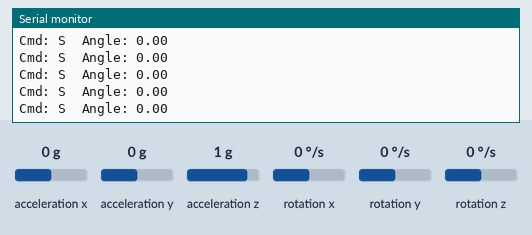
The sketch below on a simulated ESP32. Parts: the last lines printed to the serial monitor. Inputs (shaded band) come from the test bench; at power-on: acceleration x 0 g, acceleration y 0 g, acceleration z 1 g, rotation x 0 °/s, rotation y 0 °/s, rotation z 0 °/s.

Above: at 4.2 s.
4.3 s: acceleration x set to -1.4 g
At 5.0 s:
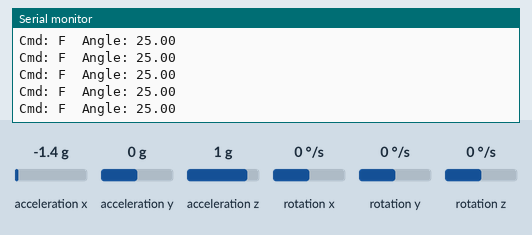
6.2 s: acceleration x set to 0.8 g
At 7.0 s:
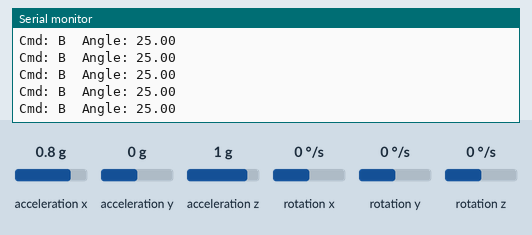
8.1 s: acceleration y set to -1.4 g
At 8.7 s:
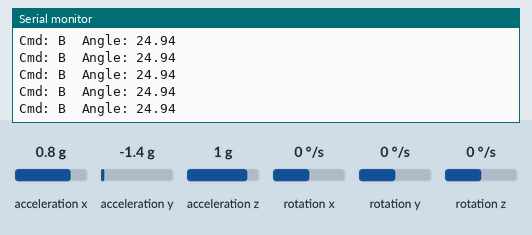
9.6 s: acceleration x set to 0 g
At 10.5 s:
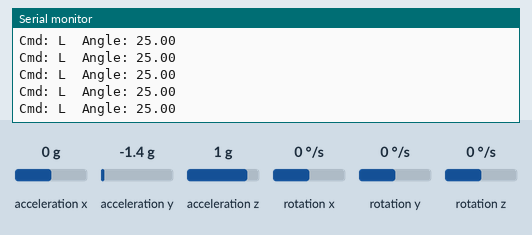
11.5 s: acceleration y set to 0.8 g
At 12.2 s:
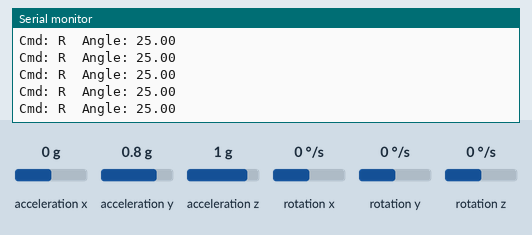

The sketch:

gesture_controller.ino
```cpp
#include <WiFi.h>
#include <esp_now.h>
#include <Wire.h>
#include <MPU6050_tockn.h>

MPU6050 mpu6050(Wire);

typedef struct {
  char cmd;
  float angle;
} ControlPacket;

ControlPacket data;

uint8_t receiverMAC[] = {};  //need to fill this

void setup() {
  Serial.begin(115200);
  Wire.begin();

  mpu6050.begin();
  mpu6050.calcGyroOffsets(true);

  WiFi.mode(WIFI_STA);

  if (esp_now_init() != ESP_OK) {
    Serial.println("ESP-NOW init failed");
    return;
  }

  esp_now_peer_info_t peerInfo = {};
  memcpy(peerInfo.peer_addr, receiverMAC, 6);
  peerInfo.channel = 0;
  peerInfo.encrypt = false;

  esp_now_add_peer(&peerInfo);
}

void loop() {
  mpu6050.update();

  float angleX = mpu6050.getAngleX();
  float angleY = mpu6050.getAngleY();

  data.cmd = 'S';
  data.angle = 0;


  if (angleY > 5) {
    data.cmd = 'F';
    data.angle = angleY;
  }
  else if (angleY < -5) {
    data.cmd = 'B';
    data.angle = -angleY;
  }

  else if (angleX > 5) {
    data.cmd = 'R';
    data.angle = angleX;
  }
  else if (angleX < -5) {
    data.cmd = 'L';
    data.angle = -angleX;
  }

  data.angle = constrain(data.angle, 0, 25);

  esp_now_send(receiverMAC, (uint8_t*)&data, sizeof(data));

  Serial.print("Cmd: ");
  Serial.print(data.cmd);
  Serial.print("  Angle: ");
  Serial.println(data.angle);

  delay(20);
}
```

controller.cpp
```cpp
#include <WiFi.h>
#include <esp_now.h>
#include <Wire.h>
#include <MPU6050_tockn.h>

MPU6050 mpu6050(Wire);

typedef struct {
  float x;
  float y;
} ControlPacket;

ControlPacket data;

uint8_t receiverMAC[] = {0x84, 0x1F, 0xE8, 0x24, 0x9D, 0xB8};

void setup() {
  Serial.begin(115200);
  Wire.begin();

  mpu6050.begin();
  mpu6050.calcGyroOffsets(true);

  WiFi.mode(WIFI_STA);

  if (esp_now_init() != ESP_OK) {
    Serial.println("ESP-NOW init failed");
    return;
  }

  esp_now_peer_info_t peerInfo = {};
  memcpy(peerInfo.peer_addr, receiverMAC, 6);
  peerInfo.channel = 0;
  peerInfo.encrypt = false;

  esp_now_add_peer(&peerInfo);
}

void loop() {
  mpu6050.update();

  float angleX = mpu6050.getAngleX();
  float angleY = mpu6050.getAngleY();

  data.x = angleX;
  data.y = angleY;

  esp_now_send(receiverMAC, (uint8_t*)&data, sizeof(data));

  Serial.print("X: ");
  Serial.print(data.x);
  Serial.print("  Y: ");
  Serial.println(data.y);

  delay(20);
}
```

Measured:
- after the input at 4.3 s, the serial monitor: prints a new line at once (image 1)
- after the input at 6.2 s, the serial monitor: prints a new line at once (image 2)
- after the input at 8.1 s, the serial monitor: prints a new line at once (image 3)
- after the input at 9.6 s, the serial monitor: prints a new line at once (image 4)
- after the input at 11.5 s, the serial monitor: prints a new line at once (image 5)
